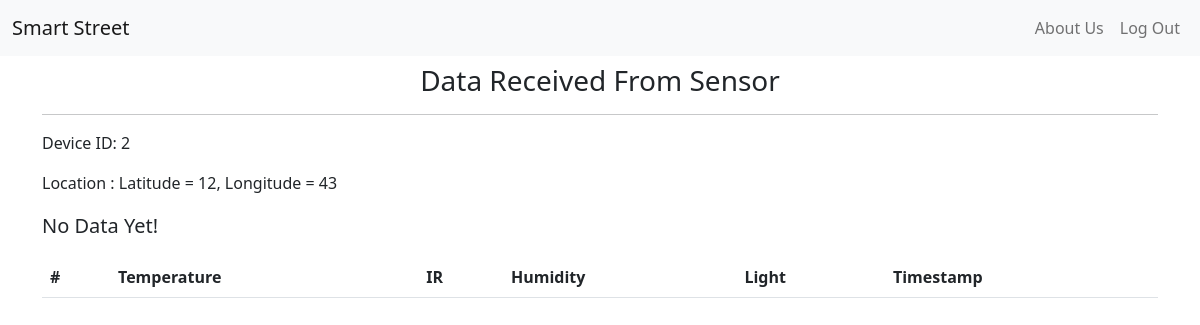
Screenshot of /device-details/2/ (signed in) with the database file from the repository.
### monitor/models.py (models this page shows, shortened)
class Device(models.Model):
    user = models.ForeignKey(User,on_delete=models.CASCADE)
    unique_id = models.PositiveIntegerField()
    lat = models.CharField(max_length=20)
    long = models.CharField(max_length=20)
    data = models.ManyToManyField('SensorValue')
    is_active = models.BooleanField(default=True)
    created_at = models.DateTimeField(auto_now_add=True)
    class Meta:
        ordering = ['-created_at']

### monitor/views.py (the view)
# urls.py: path("device-details/<int:id>/", views.sensor_data, name="device-detail"),
@login_required
def sensor_data(request, id):
    device_obj = get_object_or_404(Device, pk=id)
    data = device_obj.data.all()
    context = {"device_obj": device_obj, "data": data}
    return render(request, "monitor/device_detail.html", context=context)

### monitor/templates/monitor/device_detail.html
{% extends 'base.html' %}
{% block content %}
<h3 class="mt-2 text-center">Data Received From Sensor</h3>
<hr>
<p>Device ID: {{device_obj.unique_id}}</p>
<p>Location : Latitude = {{device_obj.lat}}, Longitude = {{device_obj.long}} </p>
<table class="table">
    <thead>
      <tr>
        <th scope="col">#</th>
        <th scope="col">Temperature</th>
        <th scope="col">IR</th>
        <th scope="col">Humidity</th>
        <th scope="col">Light</th>
        <th scope="col">Timestamp</th>
      </tr>
    </thead>
    <tbody>
    {% for each in data %}
      <tr>
        <th scope="row">{{ forloop.counter }}</th>
        <td>{{each.temperature}}</td>
        <td>{{each.ir}}</td>
        <td>{{each.humidity}}</td>
        <td>{{each.light}}</td>
        <td>{{each.timestamp|date:'d-m-Y H:i'}}</td>
      </tr>
      {% empty %}
      <p class="lead">No Data Yet!</p>
      {% endfor %}
    </tbody>
  </table>
{% endblock %}

### rows the page displays
Device: unique_id "2", lat "12", long "43"
